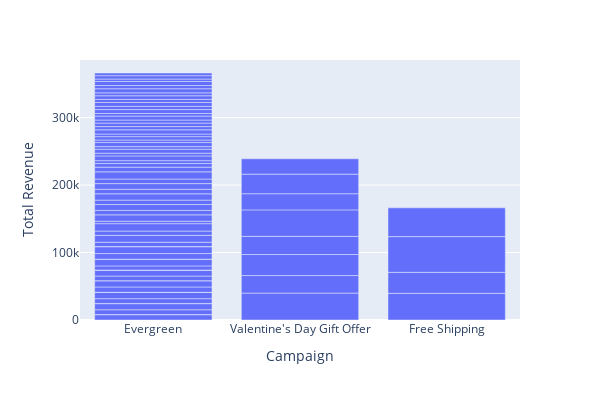

Here is the notebook cell this chart was saved with:
### Code cell
fig=px.bar(groups_gender[['Campaign','Total Revenue','Media Spend']],x='Campaign',y='Total Revenue',barmode='group',height=400,width=600)
fig.show()

### Figure 1 — Plotly figure (JSON) as saved in the notebook; plotly's stock layout.template omitted (floating-point values rounded to 4 significant figures)
{"data": [{"alignmentgroup": "True", "hovertemplate": "Campaign=%{x}<br>Total Revenue=%{y}<extra></extra>", "legendgroup": "", "marker": {"color": "#636efa", "pattern": {"shape": ""}}, "name": "", "offsetgroup": "", "orientation": "v", "showlegend": false, "textposition": "auto", "type": "bar", "x": ["Evergreen", "Evergreen", "Evergreen", "Evergreen", "Evergreen", "Evergreen", "Evergreen", "Evergreen", "Evergreen", "Evergreen", "Evergreen", "Evergreen", "Evergreen", "Evergreen", "Evergreen", "Evergreen", "Evergreen", "Evergreen", "Evergreen", "Evergreen", "Evergreen", "Evergreen", "Evergreen", "Evergreen", "Evergreen", "Evergreen", "Evergreen", "Evergreen", "Evergreen", "Valentine's Day Gift Offer", "Valentine's Day Gift Offer", "Evergreen", "Evergreen", "Valentine's Day Gift Offer", "Valentine's Day Gift Offer", "Evergreen", "Evergreen", "Valentine's Day Gift Offer", "Valentine's Day Gift Offer", "Evergreen", "Evergreen", "Valentine's Day Gift Offer", "Valentine's Day Gift Offer", "Evergreen", "Evergreen", "Evergreen", "Evergreen", "Free Shipping", "Free Shipping", "Evergreen", "Evergreen", "Evergreen", "Evergreen", "Evergreen", "Evergreen", "Evergreen", "Evergreen", "Evergreen", "Evergreen", "Evergreen", "Evergreen", "Evergreen", "Evergreen", "Free Shipping", "Free Shipping", "Evergreen", "Evergreen", "Evergreen", "Evergreen", "Evergreen", "Evergreen", "Evergreen", "Evergreen", "Evergreen", "Evergreen"], "xaxis": "x", "y": [7936, 79, 7170, 9031, 296, 7102, 9138, 267, 7924, 9204, 199, 6765, 8734, 178, 6125, 9845, 164, 8305, 10141, 292, 6387, 10164, 6389, 10947, 3593, 9444, 6653, 8659, 6565, 39882, 25987, 9313, 6755, 31178, 26928, 8376, 6773, 39236, 23928, 10669, 6931, 29055, 22721, 5388, 4226, 7057, 4059, 39565, 31076, 5931, 3814, 6000, 3724, 5063, 3871, 6211, 4803, 5195, 4536, 5797, 3854, 5821, 4715, 52934, 42630, 5770, 4583, 5392, 4304, 6090, 4743, 6024, 3697, 4947, 3951], "yaxis": "y"}], "layout": {"barmode": "group", "height": 400, "legend": {"tracegroupgap": 0}, "margin": {"t": 60}, "width": 600, "xaxis": {"anchor": "y", "domain": [0, 1], "title": {"text": "Campaign"}}, "yaxis": {"anchor": "x", "domain": [0, 1], "title": {"text": "Total Revenue"}}}}
